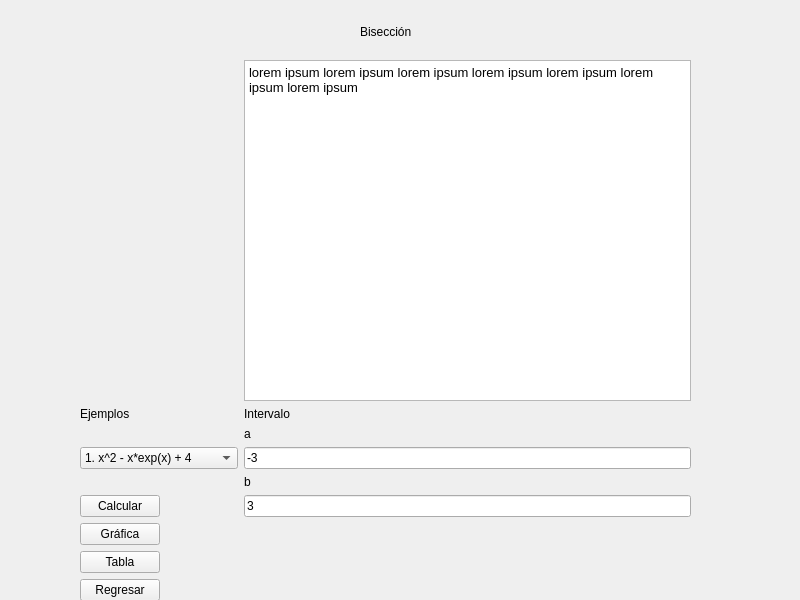
<?xml version="1.0" encoding="UTF-8"?>
<ui version="4.0">
 <class>Form</class>
 <widget class="QWidget" name="Form">
  <property name="geometry">
   <rect>
    <x>0</x>
    <y>0</y>
    <width>800</width>
    <height>600</height>
   </rect>
  </property>
  <property name="windowTitle">
   <string>Form</string>
  </property>
  <widget class="QLabel" name="label">
   <property name="geometry">
    <rect>
     <x>360</x>
     <y>20</y>
     <width>76</width>
     <height>24</height>
    </rect>
   </property>
   <property name="text">
    <string>Bisección</string>
   </property>
  </widget>
  <widget class="QWidget" name="formLayoutWidget">
   <property name="geometry">
    <rect>
     <x>80</x>
     <y>60</y>
     <width>611</width>
     <height>541</height>
    </rect>
   </property>
   <layout class="QFormLayout" name="formLayout">
    <item row="4" column="0">
     <widget class="QLabel" name="label_2">
      <property name="text">
       <string>Ejemplos</string>
      </property>
     </widget>
    </item>
    <item row="4" column="1">
     <widget class="QLabel" name="label_3">
      <property name="text">
       <string>Intervalo</string>
      </property>
     </widget>
    </item>
    <item row="5" column="1">
     <widget class="QLabel" name="label_4">
      <property name="text">
       <string>a</string>
      </property>
     </widget>
    </item>
    <item row="6" column="0">
     <widget class="QComboBox" name="comboBox">
      <item>
       <property name="text">
        <string>1. x^2 - x*exp(x) + 4</string>
       </property>
      </item>
      <item>
       <property name="text">
        <string>2. -10*e^(-x/2) * cos(2x)</string>
       </property>
      </item>
      <item>
       <property name="text">
        <string>3. x^e</string>
       </property>
      </item>
     </widget>
    </item>
    <item row="6" column="1">
     <widget class="QLineEdit" name="lineEditA">
      <property name="text">
       <string>-3</string>
      </property>
     </widget>
    </item>
    <item row="8" column="0">
     <widget class="QPushButton" name="calcularbutton">
      <property name="text">
       <string>Calcular</string>
      </property>
     </widget>
    </item>
    <item row="8" column="1">
     <widget class="QLineEdit" name="lineEditB">
      <property name="text">
       <string>3</string>
      </property>
     </widget>
    </item>
    <item row="9" column="0">
     <widget class="QPushButton" name="graficabutton">
      <property name="text">
       <string>Gráfica</string>
      </property>
     </widget>
    </item>
    <item row="10" column="0">
     <widget class="QPushButton" name="tablabutton">
      <property name="text">
       <string>Tabla</string>
      </property>
     </widget>
    </item>
    <item row="11" column="0">
     <widget class="QPushButton" name="unidad2button">
      <property name="text">
       <string>Regresar</string>
      </property>
     </widget>
    </item>
    <item row="7" column="1">
     <widget class="QLabel" name="label_5">
      <property name="text">
       <string>b</string>
      </property>
     </widget>
    </item>
    <item row="3" column="1">
     <widget class="QTextEdit" name="textEdit">
      <property name="html">
       <string>&lt;!DOCTYPE HTML PUBLIC &quot;-//W3C//DTD HTML 4.0//EN&quot; &quot;http://www.w3.org/TR/REC-html40/strict.dtd&quot;&gt;
&lt;html&gt;&lt;head&gt;&lt;meta name=&quot;qrichtext&quot; content=&quot;1&quot; /&gt;&lt;style type=&quot;text/css&quot;&gt;
p, li { white-space: pre-wrap; }
&lt;/style&gt;&lt;/head&gt;&lt;body style=&quot; font-family:'Ubuntu Bold'; font-size:10pt; font-weight:400; font-style:normal;&quot;&gt;
&lt;p style=&quot; margin-top:0px; margin-bottom:0px; margin-left:0px; margin-right:0px; -qt-block-indent:0; text-indent:0px;&quot;&gt;lorem ipsum lorem ipsum lorem ipsum lorem ipsum lorem ipsum lorem ipsum lorem ipsum&lt;/p&gt;
&lt;p style=&quot;-qt-paragraph-type:empty; margin-top:0px; margin-bottom:0px; margin-left:0px; margin-right:0px; -qt-block-indent:0; text-indent:0px;&quot;&gt;&lt;br /&gt;&lt;/p&gt;&lt;/body&gt;&lt;/html&gt;</string>
      </property>
     </widget>
    </item>
   </layout>
  </widget>
 </widget>
 <resources/>
 <connections/>
</ui>
